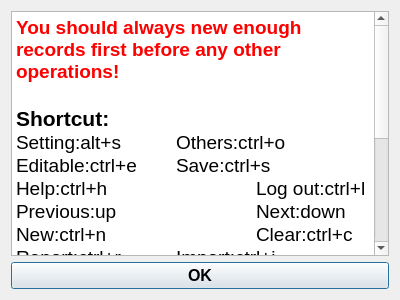
<?xml version="1.0" encoding="UTF-8"?>
<ui version="4.0">
 <class>Dialog</class>
 <widget class="QDialog" name="Dialog">
  <property name="geometry">
   <rect>
    <x>0</x>
    <y>0</y>
    <width>400</width>
    <height>300</height>
   </rect>
  </property>
  <property name="windowTitle">
   <string>Dialog</string>
  </property>
  <layout class="QGridLayout" name="gridLayout">
   <item row="0" column="0">
    <widget class="QTextBrowser" name="textBrowser">
     <property name="html">
      <string>&lt;!DOCTYPE HTML PUBLIC &quot;-//W3C//DTD HTML 4.0//EN&quot; &quot;http://www.w3.org/TR/REC-html40/strict.dtd&quot;&gt;
&lt;html&gt;&lt;head&gt;&lt;meta name=&quot;qrichtext&quot; content=&quot;1&quot; /&gt;&lt;style type=&quot;text/css&quot;&gt;
p, li { white-space: pre-wrap; }
&lt;/style&gt;&lt;/head&gt;&lt;body style=&quot; font-family:'SimSun'; font-size:9pt; font-weight:400; font-style:normal;&quot;&gt;
&lt;p style=&quot; margin-top:0px; margin-bottom:0px; margin-left:0px; margin-right:0px; -qt-block-indent:0; text-indent:0px;&quot;&gt;&lt;span style=&quot; font-size:14pt; font-weight:600; color:#ff0000;&quot;&gt;You should always new enough records first before any other operations!&lt;/span&gt;&lt;/p&gt;
&lt;p style=&quot;-qt-paragraph-type:empty; margin-top:0px; margin-bottom:0px; margin-left:0px; margin-right:0px; -qt-block-indent:0; text-indent:0px; font-size:14pt; font-weight:600;&quot;&gt;&lt;br /&gt;&lt;/p&gt;
&lt;p style=&quot; margin-top:0px; margin-bottom:0px; margin-left:0px; margin-right:0px; -qt-block-indent:0; text-indent:0px;&quot;&gt;&lt;span style=&quot; font-size:16pt; font-weight:600;&quot;&gt;Shortcut:&lt;/span&gt;&lt;/p&gt;
&lt;p style=&quot; margin-top:0px; margin-bottom:0px; margin-left:0px; margin-right:0px; -qt-block-indent:0; text-indent:0px;&quot;&gt;&lt;span style=&quot; font-size:14pt;&quot;&gt;Setting:alt+s	Others:ctrl+o&lt;/span&gt;&lt;/p&gt;
&lt;p style=&quot; margin-top:0px; margin-bottom:0px; margin-left:0px; margin-right:0px; -qt-block-indent:0; text-indent:0px;&quot;&gt;&lt;span style=&quot; font-size:14pt;&quot;&gt;Editable:ctrl+e 	Save:ctrl+s&lt;/span&gt;&lt;/p&gt;
&lt;p style=&quot; margin-top:0px; margin-bottom:0px; margin-left:0px; margin-right:0px; -qt-block-indent:0; text-indent:0px;&quot;&gt;&lt;span style=&quot; font-size:14pt;&quot;&gt;Help:ctrl+h		Log out:ctrl+l&lt;/span&gt;&lt;/p&gt;
&lt;p style=&quot; margin-top:0px; margin-bottom:0px; margin-left:0px; margin-right:0px; -qt-block-indent:0; text-indent:0px;&quot;&gt;&lt;span style=&quot; font-size:14pt;&quot;&gt;Previous:up		Next:down&lt;/span&gt;&lt;/p&gt;
&lt;p style=&quot; margin-top:0px; margin-bottom:0px; margin-left:0px; margin-right:0px; -qt-block-indent:0; text-indent:0px;&quot;&gt;&lt;span style=&quot; font-size:14pt;&quot;&gt;New:ctrl+n		Clear:ctrl+c&lt;/span&gt;&lt;/p&gt;
&lt;p style=&quot; margin-top:0px; margin-bottom:0px; margin-left:0px; margin-right:0px; -qt-block-indent:0; text-indent:0px;&quot;&gt;&lt;span style=&quot; font-size:14pt;&quot;&gt;Report:ctrl+r	Import:ctrl+i&lt;/span&gt;&lt;/p&gt;
&lt;p style=&quot; margin-top:0px; margin-bottom:0px; margin-left:0px; margin-right:0px; -qt-block-indent:0; text-indent:0px;&quot;&gt;&lt;span style=&quot; font-size:14pt;&quot;&gt;Find:ctrl+f&lt;/span&gt;&lt;/p&gt;
&lt;p style=&quot;-qt-paragraph-type:empty; margin-top:0px; margin-bottom:0px; margin-left:0px; margin-right:0px; -qt-block-indent:0; text-indent:0px; font-size:14pt;&quot;&gt;&lt;br /&gt;&lt;/p&gt;
&lt;p style=&quot; margin-top:0px; margin-bottom:0px; margin-left:0px; margin-right:0px; -qt-block-indent:0; text-indent:0px;&quot;&gt;&lt;span style=&quot; font-size:16pt; font-weight:600; color:#00ffff;&quot;&gt;We are sorry...&lt;/span&gt;&lt;/p&gt;
&lt;p style=&quot; margin-top:0px; margin-bottom:0px; margin-left:0px; margin-right:0px; -qt-block-indent:0; text-indent:0px;&quot;&gt;&lt;span style=&quot; font-size:14pt; color:#00ff7f;&quot;&gt;There still some bugs in this program. Sometimes you just cannot save your records and import json files. The find function is still unfinished.And your password saved in text and anyone can see it.&lt;/span&gt;&lt;/p&gt;&lt;/body&gt;&lt;/html&gt;</string>
     </property>
    </widget>
   </item>
   <item row="1" column="0">
    <widget class="QPushButton" name="okBtn">
     <property name="font">
      <font>
       <pointsize>12</pointsize>
       <weight>75</weight>
       <italic>false</italic>
       <bold>true</bold>
      </font>
     </property>
     <property name="text">
      <string>OK</string>
     </property>
    </widget>
   </item>
  </layout>
 </widget>
 <resources/>
 <connections/>
</ui>
